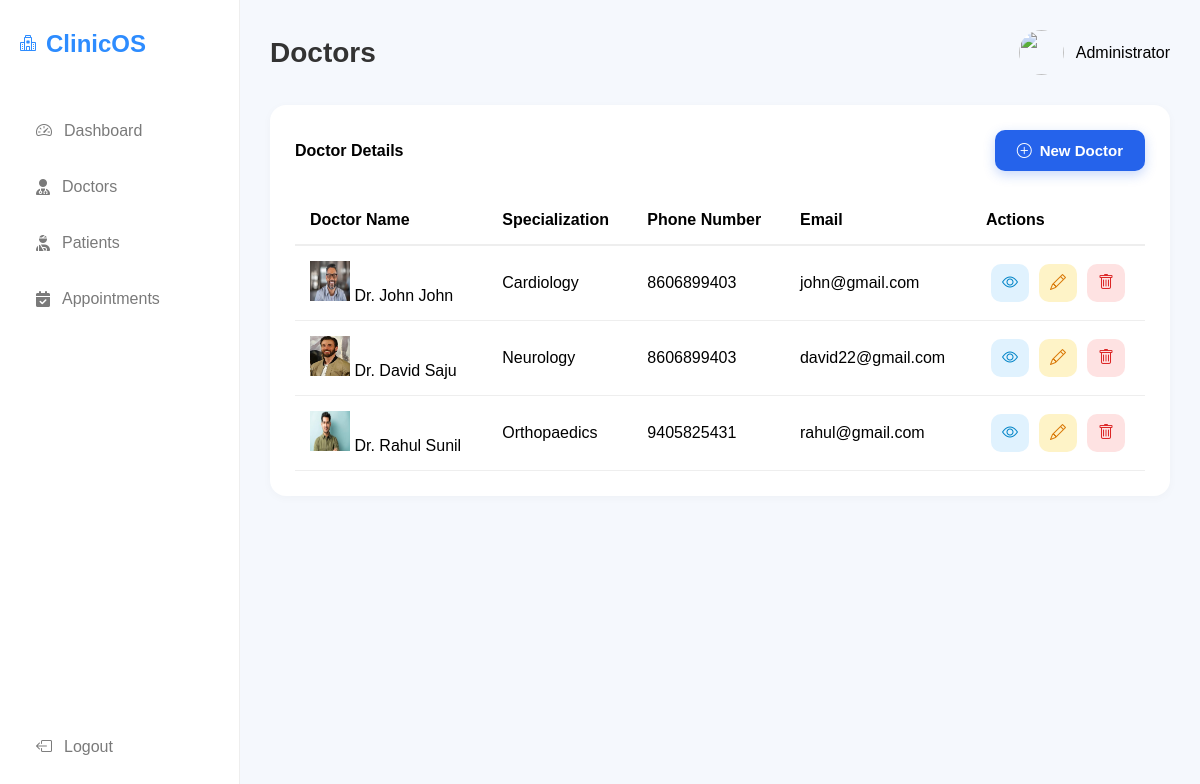
/admin_panel/doctors/, run on an earlier commit of the app's database.
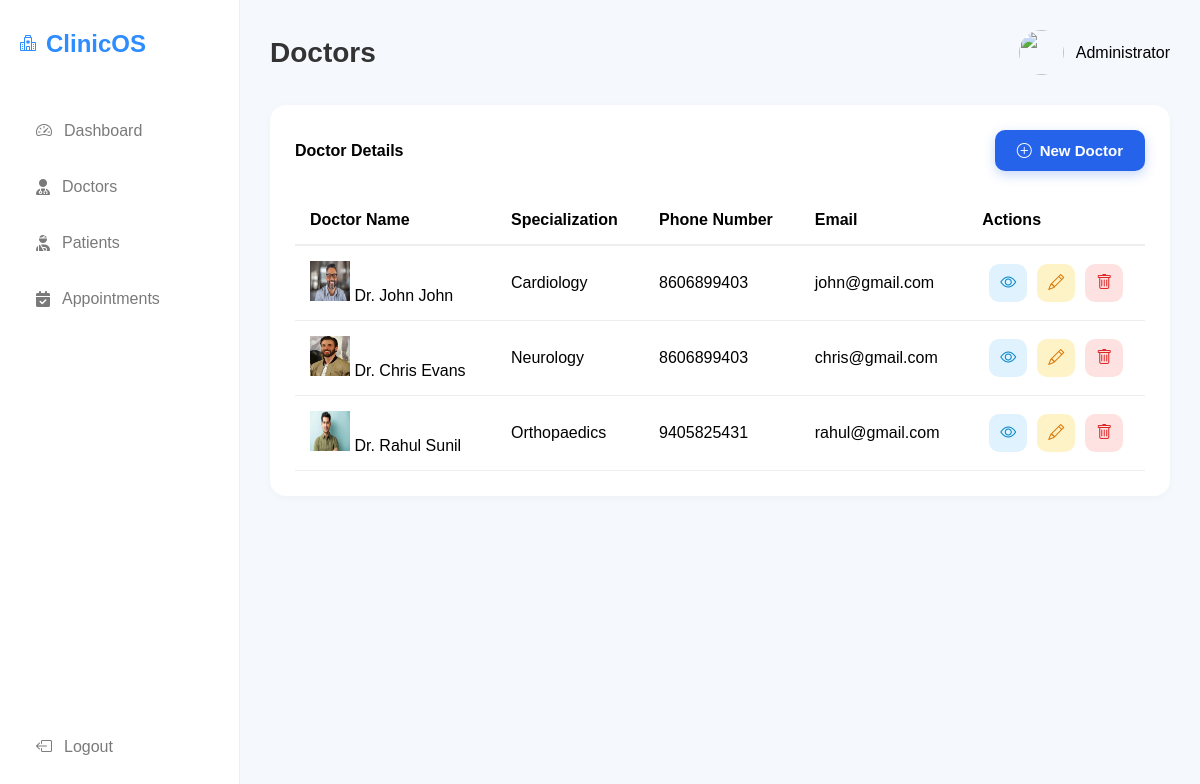
And on a later commit of the database.
### managementsystem/models.py (models this page shows, shortened)
class Doctor(models.Model):
    user = models.OneToOneField(CustomUser,on_delete=models.CASCADE)
    phone = models.CharField(max_length=15, blank=True, null=True)
    department = models.CharField(max_length=100)
    education = models.TextField(default='MBBS')
    photo = models.ImageField(upload_to='doctors',default='default/default.png')

class CustomUser(AbstractUser):
    ROLE_CHOICES = (
        ('admin', 'Admin'),
        ('doctor', 'Doctor'),
        ('patient', 'Patient'),
    )
    role = models.CharField(max_length=20, choices=ROLE_CHOICES,default='patient')

### managementsystem/views/admin_views.py (the view)
# urls.py: path('doctors/',doctor_list),
def doctor_list(request):
    doctors = Doctor.objects.all()
    context = {'doctors': doctors}
    return render(request, 'admin/doctor_list.html', context)

### managementsystem/templates/admin/doctor_list.html (shortened to what this page needs)
{% extends 'admin/base.html' %}
{%load static%}
{%block header%}Doctors{%endblock%}
{%block content%}
<div class="card shadow-sm border-0">
    <div class="card-header bg-white d-flex justify-content-between align-items-center">
        <h4 class="mb-0">Doctor Details</h4>
       <a href="{%url 'add_doctor'%}" class="new-patient-btn">
                <i class="bi bi-plus-circle"></i> New Doctor
        </a>
    </div>
    <div class="card-body">
        <div class="table-responsive">
            <table class="table align-middle table-hover">
                <thead class="table-light">
                    <tr>
                        <th>Doctor Name</th>
                        <th>Specialization</th>
                        <th>Phone Number</th>
                        <th>Email</th>
                        <th class="text-center">Actions</th>
                    </tr>
                </thead>
                <tbody>
                    {% for doctor in doctors %}
                    <tr>
                        <td>
                            <div class="d-flex align-items-center">
                                {% if doctor.photo %}
                                    <img src="{{ doctor.photo.url }}"
                                         width="40"
                                         height="40"
                                         class="rounded-circle me-2">
                                {% endif %}
                                <span>
                                    Dr. {{doctor.user.get_full_name}}
                                </span>
                            </div>
                        </td>
                        <td>{{doctor.department}}</td>
                        <td>{{ doctor.phone }}</td>
                        <td>{{ doctor.user.email }}</td>
                        <td class="text-center">
                            <div class="action-buttons">
                                <a href="{%url 'admin_view_doctor' doctor.id %}" class="action-btn view-btn" title="View">
                                    <i class="bi bi-eye"></i>
                                </a>
                                <a href="{%url 'edit_doctor' doctor.id %}" class="action-btn edit-btn" title="Edit">
                                    <i class="bi bi-pencil"></i>
                                </a>
                                <a href="{%url 'delete_doctor' doctor.id %}" class="action-btn delete-btn" title="Delete">
                                    <i class="bi bi-trash"></i>
                                </a>
                            </div>
                        </td>
                    </tr>
                    {% empty %}
                    <tr>
                        <td colspan="7" class="text-center py-4">
                            No doctors found.
                        </td>
                    </tr>
                    {% endfor %}
                </tbody>
            </table>
        </div>
    </div>
</div>
{%endblock%}

What changed in the data, as far as the page shows it:
changed through a linked row, Doctor "Neurology": user.get_full_name "David Saju" → "Chris Evans"; user.email "david22@gmail.com" → "chris@gmail.com"
